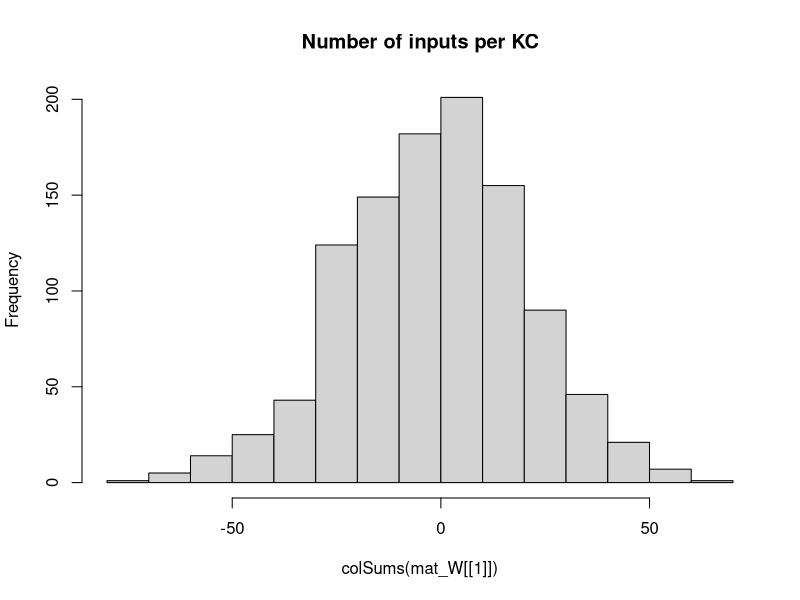

This chart was generated by the following R code: (Note: this script raises an error after producing the figure.)
## Development Code for Willsaw NN image recognition of zfish larva
## KL 2021
## I will implement a MB random kernel NN as in my Ant Navigation paper 
## This Files Trains the weights of  2 Layer Net : Random Expansion Feature Layer (Random Kernel Trick) -> Perceptron Output neuron 
## The connections in L1 Random Sparse Net are data independent, while L2 wights are trained via +ve larva head template samples to filter patterns that look like larva
## The input images are labeled as Fish and non fish according to the folder they are placed.
# Output is saved as pgm images which are then loaded by tracker software so as to implemend the simple classifier net implemended here 

library("pixmap")
library("yaml")



## Initialize the random Weight vector of an L1 (KC) neuron  
init_random_W3 <- function(m, p){
  m <- rnorm(NROW(m),0.0,sd=1) ## larger SD sizes make learning divergent ///#runif(NROW(m))/(10*NROW(m)) ##Weak Synapses
  return (m)
}


## Initialize the random Weight vector of an L1 (KC) neuron  
init_random_W2 <- function(m, p){
  # Draw random Number N of Sampled Inputs From Binomial
  #n <- rbinom(1,length(m),p)
  ## Set N random synapses as inputs to KC
  #idx <- sample(1:length(m),n)
  m <- rnorm(NROW(m),0,sd=1) ## larger SD sizes make learning divergent ///#runif(NROW(m))/(10*NROW(m)) ##Weak Synapses
  ## Likely Stronger Subset
  #m[idx] <- 1#/length(m) #runif(n)/(10*length(m)) #1/NROW(m)
  #print(length(m))
  return (m)
}


## Initialiaze the random Weight vector of an L1 (KC) neuron  
init_sparse_W <- function(m,p){
  # Draw random Number N of Sampled Inputs From Binomial
  n <- rbinom(1,length(m),p)
  ## Set N random synapses as inputs to KC
  idx <- sample(1:length(m),n)
  #m <- runif(NROW(m))/(1000000*NROW(m)) ##Weak Synapses
  ## Likely Stronger Subset
  m[idx] <- 1#/length(m) #runif(n)/(10*length(m)) #1/NROW(m)
  #print(length(m))
  return (m)
}


## Sigmoid//logistic Transfer Function
N_transfer <- function(activation)
{
  return (1/(1 + exp(-activation) ))
}


## Derivative Sigmoid/logistic Transfer Function
N_transfer_D <- function(activation)
{
  return (N_transfer(activation)*(1-N_transfer(activation)) )
}

## Neural Actvation for a layer with Weitgh Matrix W and Input matrix of col vectors -
#  vector of Biases B - This is to a matrix to operate overall all input activations over Inputs in order 
N_activation <- function(X,W,B)
{
  ## If more Than Half input units (based on Avg inputs) is active - then activate KC
  
  #  if ( sum(X) > KC_THRES )
  #    return (1)
  # else
  mat_B <- matrix(B,ncol=ncol(X),nrow=length(B) )
  ## Bias is just another W attached to a fixed Input 1
  return (W%*%X + mat_B)
}

## Copies A Smaller Matrix To the Middle of a larger one - (Pasting Image on larger canvas)
matrix_paste <- function(src,target)
{
  x_offset <- round((ncol(target)- ncol(src))/2 )
  y_offset <- round((nrow(target)- nrow(src))/2 )
  target[ (1+y_offset):(y_offset+nrow(src)),(1+x_offset):(x_offset+ncol(src))] <-src
  return(target)
}


sparse_binarize <- function(X,INPUT_SPARSENESS)
{
  ## Binarize Input Image / Set Sparsensess ##
  pxsparse = 1.0
  thres_bin = mean(X)
  max_iter = 100
  
  while (pxsparse > INPUT_SPARSENESS & max_iter > 0)
  {
    X_bin <-  as.numeric(X > thres_bin)
    pxsparse <- sum(as.numeric(X_bin[X_bin > 0]))/length(X_bin)
    thres_bin = thres_bin + 0.01;
    max_iter = max_iter + 1
  }
  
  
  ##message("Input Sparseness:",pxsparse)
  
  return(X_bin)
}




makeInputMatrix <- function(img_list,inmat_W)
{
  
  ## TRAIN /TEST ##
  img_list <- img_list[,1]
 
  
  
  ## Matrix Of  image Input Vectors  
  mat_X = matrix(0,nrow=ncol(inmat_W[[1]]),ncol=length(img_list) )
  fileidx <- 0
  for (in_img in img_list)
  {
    fileidx= fileidx + 1
    
    imgT <- read.pnm(as.character(in_img) )
    mat_img <- getChannels(imgT)  ## Converted 0..1 real
    X <- as.vector(mat_img)
    ### Add Fixed input 1 - To operate As Adjustable Bias for each input   
    ##X[length(X)] <- 1 # c(as.vector(mat_img),1)
    
    ##message(in_img," Input Dim:", dim(mat_img)[1],"x",dim(mat_img)[2],"=",dim(mat_img)[2]*dim(mat_img)[1])
    
    if (length(X) > n_top_px)
    {
      warning("input sample too big - skipping")
      next
    }
    
    ## If Loaded image is Smaller than INput - Then Resize (paste into) larger Matrix to fit
    if (length(X) < n_top_px)
    {
      ##message("input sample Smaller than Canvas - pasting")
      mat_t <- matrix(0,nrow=img_dim[1],ncol=img_dim[2])
      mat_img <- matrix_paste(mat_img,mat_t)
      ##message("Converted  Dim:", dim(mat_img)[1],"x",dim(mat_img)[2],"=",dim(mat_img)[2]*dim(mat_img)[1])
    }
    
    ##mypic = new("pixmapGrey", size=dim(mat_img),grey = mat_img);plot(mypic)
    ## Convert to Col Vector
    ##X <- sparse_binarize(as.vector(mat_img),INPUT_SPARSENESS)
    X <- as.vector(mat_img)
    
    dim(X) <- c(length(X),1) ## Make into Col Vector
    
    if (length(X) > n_top_px)
    {
      warning(in_img,"Image Too large. Skipping")
      next
    }
    
    stopifnot(length(mat_X[,fileidx]) ==length(X) ) 
    mat_X[,fileidx] <- X # Save In Vector to MAtrix
    
  }## Load All Input Vectors Into Matrix X
  
  return(mat_X)
} ##Make INput List



### EXPORT MAtrix to YAML for !!opencv-matrix##
matrixToYamlForOpenCV <- function(mat)
{
  ##!!opencv-matrix
  strHeader <- "!!opencv-matrix\n rows: %d\n cols: %d\n dt: f\n data:["
  ## Matrix Will Be saved Transposed Because Data serial Reading Order is by row in OpenCV while Here Serialization is By Column
  strHeader <- sprintf(strHeader,nrow(mat),ncol(mat))
  strData = ""
  lineWidth = 100#min(100,length(mat))
  
  ## COMMENTED OUT AS SUDDENLY as.yaml started adding new Lines in data automatically - The following routine does this manually
  # ##Long Strings Need to be broken by New Lines otherwise OPENCV FIle Storage FAils
  # if (length(mat) > lineWidth){
  #   fcon<- tempfile("matrixYaml")
  #   
  #   ## Need to export To TEMP file as string Concat Is too SLOW
  #   for (i in seq(1,length(mat),lineWidth) ){
  #     write(mat[i:min(i+lineWidth-1,length(mat)-1)], file = fcon,ncolumns = 100, append = TRUE, sep = ", ")
  #     ##cat(",",file = fcon, append = TRUE,fill=FALSE)
  #     #strData = paste0(strData, toString(mat[i:min(i+lineWidth,length(mat))],"\n",width=0))
  #   }
  #   ## Join  All Lines Back INto One String - With Newlines and Commas and Intendation
  #   #strData = noquote()
  #   strData = noquote(paste0(
  #                     readLines(con = fcon, n = -1L, ok = TRUE, warn = TRUE, skipNul = FALSE, encoding = "UTF-8"),
  #                            collapse=",\n         ")) ##
  #   #class(strData) <- "verbatim"
  # }else
    
  ## Need to TransposeBecause Data serial Reading Order is by row in OpenCV while Here Serialization is By Column
  strData = toString(t(mat))
  
  
  strRet=  noquote(paste0(strHeader,strData,"]")) 
  
  
  ##Character vectors that have a class of ‘verbatim’ will not be quoted in the output YAML 
  class(strRet) <- "verbatim"
  ##class(strRet) <- "verbatim"
  #write(strRet,file = fcon)  
  return(noquote(strRet) )
}




## Process 2 Layer Network - Return Last Node Output produced for each input image
## Note : Input Layer Is Simplified - No activation function needed or Bias - Input image intentities are taken as activations
## Target_output is vector of desired output for each output Neuron these I chose to be L2_1=1 (Fish) L2_2=1 (Non Fish)
net_proc_images_batch <- function(mat_X,inmat_W,inLayer_Bias,mat_Y,learningRate = 0.0)  
{
  
  L_X     <- list() ## Output Of Layer k
  L_A     <- list() ## Activation of  Layer k
  L_delta <- list()  ## Delta is the "cost attributable to (the value of) that node". 
  L2_out <- list()
  
  scaledEta = learningRate/ ncol(mat_X)
  outError = 0 #'Mean Sq Error Of File Batch'

    ##Input Layer Is Simplified - No activation function needed or Bias - Input image intentities are taken as activations
    ## Due to R hell with numbers ecoming Factors I need to do this tricl
    
    ##Target_output <- mat_Y[fileidx,] 
     
    ## Forward Propagation ##
    ##mat_X[1,] = 1 ## Add COnst Input so W_i operates as a Bias IxW 
   ##  matrix of output Col vectors correspond to output
    for (l in 1:(N_Layers+1) )
    {
      if (l == 1) ## 1st Layer is INput 
      {
        ##Activation 
        L_A[[1]] <- mat_X
        L_X[[1]] <- mat_X##N_transfer(X-0.5)
        
      }else
      {
        #L_X[[l-1]][1,] = 1 ##No Need - Removed for TEST/ Add COnst Input so W_i operates as a Bias IxW
        ## Idx k for Bias and W are advanced +1 - 
        L_A[[l]] <- N_activation(L_X[[l-1]], inmat_W[[l-1]], inLayer_Bias[[l-1]] )
        
        L_X[[l]] <- N_transfer( L_A[[l]])
        
      }
    }
    MSQError =  sum(((mat_Y) - L_X[[N_Layers+1]] )^2)/ ncol(mat_X)

    ## Note Indexes L_X and mat/biases are off by one because LX_1 is considerened an input layer, while neural layer is l=2
    
    ### Back Propagation ###
    for (l in (N_Layers):1 )
    {
      ##On Output Layer
      if (l == (N_Layers))
      {
        ## Element Wise Product (hadamart Product)   // SIGMOID * COST_Derivative ( squared error cost function wrt activations)
        L_delta[[l]] <- ( N_transfer_D( L_X[[l+1]] )   * (L_X[[l+1]] - mat_Y)) ##*N_transfer_D(L_X[[l]])
      }else{
        #L_delta[[l]] <- L_delta[[l+1]] %*% t(mat_W[[l]])*N_transfer_D(L_X[[l]])
        L_delta[[l]] <-   t(t(L_delta[[l+1]]) %*%(inmat_W[[l+1]])*t(N_transfer_D( L_X[[l+1]] )))    ## %*% t(N_transfer_D(L_X[[l-1]]) )
      }
      
      dE <- (L_delta[[l]])%*%t(L_X[[l]])  ##Instead of L_A[
      dW <- (scaledEta)*dE 
      ##Add average change over batch samples
      inmat_W[[l]] <- inmat_W[[l]] -  dW ##length(img_list)

      ## Error Non-Conform
      inLayer_Bias[[l]] <- inLayer_Bias[[l]] - rowSums( scaledEta*(L_delta[[l]]) )  
      ##if (l==1)
      ##  hist(dW)
    }
    
    #hist(Layer_Bias[[1]])
    #if (fileidx %% 10 == 0)  
    #  hist(inmat_W[[1]], main="After")
    
    
    ## Forward Propagation ## 
    # L1 <- N_transfer(N_activation(mat_X, inmat_W[[1]],inmat_B[[1]]  ) ) ## v_Layer_Bias[i] matrix(rep(,nrow(mat_X)),nrow=nrow(mat_X) )  
    # ## L2 matrix of output Col vectors correspond 
    # L2 <-  N_transfer(N_activation(L1,inmat_W[[2]] ,  inmat_B[[2]] )  )  
    # 
    # MSQError =  sum(((mat_Y) - L2 )^2)/ ncol(mat_X)
    # 
    ## Forward Propagation ##
    ##  matrix of output Col vectors correspond to output
    for (l in 1:(N_Layers+1) )
    {
      if (l == 1) ## 1st Layer is INput 
      {
        ##Activation 
        L_A[[1]] <- mat_X
        L_X[[1]] <- mat_X ##N_transfer(X-0.5)
        
      }else
      {
        L_A[[l]] <- N_activation(L_X[[l-1]], inmat_W[[l-1]], inLayer_Bias[[l-1]] )
        stopifnot(!any(is.nan( L_A[[l]]))) ##Check LAST W update did not cause NAN
        L_X[[l]] <- N_transfer( L_A[[l]])
        stopifnot(!any(is.nan(L_X[[l]]))) ##Check For NAN
      }
    }
    MSQError =  sum(((mat_Y) - L_X[[N_Layers+1]] )^2)/ ncol(mat_X)
    
    
    
    
    ##message("Recognition Output for Img ",in_img," is F:",L_X[[3]][1]," non-F:",L_X[[3]][2]," Active KC:",L2_out[[fileidx]]$KC_active/N_KC )
    #dim(X) = img_dim##dim(mat_img)
    
    
    #image(X_bin)
    #title(main = paste(in_img,strRes," R:",L2_Neurons_out[1]-L2_Neurons_out[2]), font.main = 4)
  
  
  lout <- list(X=mat_X,
               W=inmat_W,
               B=inLayer_Bias,
               output= L_X[[N_Layers+1]],
               outputActivation= L_A[[N_Layers+1]],
               Target=mat_Y,
               #out=data.frame( do.call(rbind,L2_out ) ),
               MSQError=MSQError )
  
  #MSQError =  sum(((mat_Y) - L2)^2)/nrow(mat_X)
  
  return(lout  )
}



img_dim <- c(38,28)

dInitialLearningRate    <- dLearningRate <- 0.0001
n_top_px <- img_dim[2]*img_dim[1]
N_KC = round(n_top_px*5) ## Number of Kenyon Cells (Input layer High Dim Coding)
#N_SYN_per_KC <- 50 NOT USED  #ONLY FOR L1-2  n_top_px/500 ## Number of pic Features each KC neuron Codes for
#KC_THRES <- N_SYN_per_KC*0.25 ## Number of INput that need to be active for KC to fire/Activate
#v_Layer_N2 <- c(n_top_px, N_KC, 2)
###THESE SETTINGS L=5 (500,300,100,20, 2) WORKED WITH eta=10e-4
v_Layer_N <- c(n_top_px, 500,300,100,20, 2) ##number of Units per layer (assume fully connected with Normal Dist of Strength)
N_Layers <- length(v_Layer_N)-1
#v_Layer_CON <- c(N_SYN_per_KC/n_top_px,)
Layer_Bias <- list() ## Number of INput that need to be active for Neuron to fire/Activate
INPUT_SPARSENESS = 0.25


batchSize = 132 # Number of Training IMages for Each Learning Episode (which will define error graident )
Nbatches = 1500 ## Number of random batchs (of size batchSize) to repeat training over
trainingN = 100 ## Training Cycles For Each Batch



mat_W <<- list() # List Of Weight Matrices

## Make Sparse Random Synaptic Weight matrix Selecting Inputs for each KC
for (k in 1:N_Layers)
{
  mat_W[[k]] <- matrix(0,ncol=v_Layer_N[k],nrow=v_Layer_N[k+1])
  ## Init Random
  if (k==1)
    mat_W[[k]] <-t(apply(mat_W[[k]],1,init_random_W2,0)) ## ##t(apply(mat_W[[k]],1,init_sparse_W,N_SYN_per_KC/n_top_px)) ##
  
  if (k==2)
    mat_W[[k]] <- t(apply(mat_W[[k]],1,init_random_W2,0)) ##
  
  if (k>=3)
    mat_W[[k]] <- t(apply(mat_W[[k]],1,init_random_W3,0)) ##
  
    
  Layer_Bias[[k]] <- matrix(1,ncol=1,nrow=v_Layer_N[k+1] )  #rep(1,) ## Initialiaze Neural Biases
}

#hist(mat_W[[3]])
hist(colSums(mat_W[[1]]),main="Number of inputs per KC")

##Layer 2 (Output Perceptron)
#L2_Neurons <<- 2

### RUN BATCH TRAINING ###
## Apply Input Image ##
## list training files 
setwd("/home/kostasl/workspace/zebrafishtrack/Rplots")
sPathTrainingSamples="../img/trainset/fish"
sPathTrainingSamplesB="../img/trainset/fish_B"
sPathTrainingNonSamples="../img/trainset/nonfish/"
sPathTrainingNonSamplesB="../img/trainset/nonfish_B/"
sPathTestingSamplesFish="../img/fish/"
sPathTestingSamplesNonFish="../img/nonfish/"


#load(file="fishNetL3.RData")
#load(file=paste0("fishNetL",5,"-B.RData"))

img_list_train_fish =  cbind(files=list.files(path=sPathTrainingSamples,pattern="*pgm",full.names = T),F=1,NF=0)
img_list_train_fishB =  cbind(files=list.files(path=sPathTrainingSamplesB,pattern="*pgm",full.names = T),F=1,NF=0) 
img_list_test_fish = cbind(files=list.files(path=sPathTestingSamplesFish,pattern="*pgm",full.names = T),F=1,NF=0)
img_list_train_nonfish =   cbind(files=list.files(path=sPathTrainingNonSamples,pattern="*pgm",full.names = T),F=0,NF=1)
img_list_train_nonfishB =   cbind(files=list.files(path=sPathTrainingNonSamplesB,pattern="*pgm",full.names = T),F=0,NF=1)
img_list_test_nonfish =  cbind(files=list.files(path=sPathTestingSamplesNonFish,pattern="*pgm",full.names = T),F=0,NF=1)

## A Small Sample set for Testing the Algorithm Discrimiation between X and 1 
img_list_train_ones <-  cbind(files=list.files(path="../img/trainset/ones/",pattern="*pgm",full.names = T),F=1,NF=0)
img_list_train_X <-  cbind(files=list.files(path="../img/trainset/X/",pattern="*pgm",full.names = T),F=0,NF=1)

img_list_debug_f <-  cbind(files=list.files(path="../img/debug/fish/",pattern="*pgm",full.names = T),F=1,NF=0)
img_list_debug_nf <-  cbind(files=list.files(path="../img/debug/nonfish/",pattern="*pgm",full.names = T),F=0,NF=1)


img_list_all <- rbind.data.frame(img_list_train_fish,
                                 img_list_train_fishB,
                                 img_list_test_fish,
                                 img_list_train_nonfish,
                                 img_list_train_nonfishB,
                                 img_list_test_nonfish,stringsAsFactors = FALSE) #
#img_list_train <- rbind.data.frame(img_list_train_fish,img_list_test_fish,img_list_train_nonfish,img_list_train_nonfish,stringsAsFactors = FALSE)
#img_list_test=  list.files(path=sPathTestingSamples,pattern="*pgm",full.names = T) Samples ##


img_list_train <- rbind.data.frame(img_list_train_fish,
                                   img_list_train_fishB,
                                   img_list_train_nonfish,
                                   img_list_train_nonfishB, stringsAsFactors = FALSE) #
#img_list_train <- rbind.data.frame(img_list_train_ones,img_list_train_X)
#img_list_all <- rbind.data.frame(img_list_train_fish,stringsAsFactors = FALSE)
#img_list_train <-  rbind.data.frame(img_list_debug_f,img_list_debug_nf)


lFitError <- list()
dfitRecord <- data.frame()

vTrainingError <- vector()
## Subset INput LIst Into Batches
rIdx = 1

### Start Main FishNet TRAINING LOOP ###
for (b in 1:Nbatches)
{
  ##Make Matrix -For All net inputs
  ## Balance Random Batch Sample Equally between Classes  ##
  img_list_suffled <- img_list_train[sample(1:nrow(img_list_train)),] #rbind.data.frame((img_list_train[img_list_train$F == 1,])[sample(1:(batchSize/2)),] , (img_list_train[img_list_train$NF == 1,])[sample(1:(batchSize/2)),] )
  ##Select Subset Batch
  img_list_suffled <- head(img_list_suffled,batchSize)
  
  mat_X <- makeInputMatrix(img_list_suffled,mat_W)
  
  label_list <-cbind.data.frame(F=(img_list_suffled[,2]),NF=(img_list_suffled[,3]) )##Target output/labels
  mat_Y <- t(apply(as.matrix(label_list),2,strtoi))  

  message("~~~~ Learning Rate: ",dLearningRate)

  
  for (i in 1:trainingN)
  {  
    
    #dLearningRate    <- dInitialLearningRate/i
    
    
    # TRAIN On Fish 
    dnetout <- net_proc_images_batch(mat_X, mat_W, Layer_Bias, mat_Y, dLearningRate )
    mat_W   <<- dnetout$W
    mat_B   <<- dnetout$B

    #message(fileidx,". MSQERR:",MSQError,"  ", L2_out[[fileidx]]$L2_F, "-", L2_out[[fileidx]]$L2_NF, " ERR: ", L2_out[[fileidx]]$Err ," ",in_img)
    ## Evaluate Fraction Correct - Check If Fish Out Neuron Is Maximum - Compare to Target Vector 
    vclassOut <- apply(dnetout$output,2,function(x){ if(which(x== max(x) )==2) return(0) else return(1) })
    fractCorrect <- sum(dnetout$Target[1,] == vclassOut)/length(vclassOut)
    
    message(rIdx,". MSQERR:",dnetout$MSQError,", % Correct: ",fractCorrect)
  

    vTrainingError[rIdx] = dnetout$MSQError  #plot(unlist(dnetout$out$MSERR),main=paste(i,"Mean SQ Err"))
    rIdx = rIdx +1
    
    plot(vTrainingError,ylim=c(0.00001,1),type="l",log="y") #ylim=c(0,1)xlim=c(0,trainingN*Nbatches)
    
  }## Repeated Training On Batch 
  
  ##Mark End Of Batch
  points(length(vTrainingError),tail(vTrainingError,1),ylim=c(0.00001,1),type="p",log="y") #ylim=c(0,1)xlim=c(0,trainingN*Nbatches)
} ## Different Batch Suffles  

save.image(file=paste0("fishNetL",N_Layers,"-B.RData"))

plot(c) #ylim=c(0,1)





### VALIDATE Calc Final Performance ###

##Select Subset Batch
img_list_suffled <-rbind.data.frame(img_list_debug_f,img_list_debug_nf)## img_list_train_nonfish#img_list_all[sample(1:nrow(img_list_all),50 ),] #img_list_test_nonfish #img_list_test_nonfish # ##img_list_all[sample(1:nrow(img_list_all),100 ),]# 
mat_X <- makeInputMatrix(img_list_suffled,mat_W)
label_list <-cbind.data.frame(F=(img_list_suffled[,2]),NF=(img_list_suffled[,3]) )##Target output/labels
mat_Y <- t(apply(as.matrix(label_list),2,strtoi))
# 
# ## TODO : Move this in Funct - Use One MAtrix For Net -Matrix Of Biases
# mat_B <- list()
# for (k in 1:N_Layers)
#   mat_B[[k]] <- matrix(Layer_Bias[[k]],ncol=ncol(mat_X),nrow=length(Layer_Bias[[k]]) )


dLearningRate    <- 0.0
# TRAIN On Fish 
#for (i in 1:1000)
#{
  dnetoutV <- net_proc_images_batch(mat_X, mat_W, Layer_Bias, mat_Y, dLearningRate )
  mat_W <-      dnetoutV$W
  Layer_Bias <- dnetoutV$B
  vclassOut <- apply(dnetoutV$output,2,function(x){ if(which(x== max(x) )==2) return(0) else return(1) })
  fractCorrect <- sum(dnetoutV$Target[1,] == vclassOut)/length(vclassOut)
  
  message("~~~~~~~~~ Validation. MSQERR:",dnetoutV$MSQError,", % Correct: ",fractCorrect," ~~~~~~~~~~~~~")
#}

  
hist(dnetoutV$Target - N_transfer( dnetoutV$output) )




## FOR EXPORT MATRICES TO YAML SO THEY CAN BE LOADED INTO TRACKER  ##
fishNet <- list(NLayer=length(dnetout$W))
for (l in 1:fishNet$NLayer)
{
  fishNet[[paste0("LW",as.character(l))]] = dnetout$W[[l]]
  fishNet[[paste0("LB",as.character(l))]] = dnetout$B[[l]]
  attr(fishNet[[paste0("LW",as.character(l))]], "tag") <- "!!opencv-matrix" ##Adding tags Also Change The Header to Verbatim, which does not work in OPENCV
  attr(fishNet[[paste0("LB",as.character(l))]], "tag") <- "!!opencv-matrix" ##Adding tags Also Change The Header to Verbatim, which does not work in OPENCV
}



#fishNet <- list(LW1=Layer_Bias[[2]]
#)
## EXPORT TO YAML FOR OPENCV - Custom/hacked exporter routine specific to OPENCV
  filename <- "fishNet.yml"
  con <- file(filename, "w")
  message("Exporting to YAML-Wait for it , this may take a while...")
  write("%YAML:1.0",con) ##Header Is necessary For OPENCV 
  ## Indentation Needs to be 3
  str_yaml<- noquote(as.yaml(fishNet, handlers=list(matrix=matrixToYamlForOpenCV), line.sep="\n",indent=3,unicode=F))
  #  CLEAN UP String FRom Escape Chars
  ## the Var Type tag !!opencv-matrix needs to be on same line as vairable Name - For OpenCV file store - FIX
  str_yaml <- gsub("\n  !!opencv-matrix","!!opencv-matrix",str_yaml,fixed = T)
  str_yaml <- gsub("\\n","\n",str_yaml,fixed = T)## Remove Escaped NewLines
  str_yaml <- gsub("\"","",str_yaml,fixed = T)#Remove Quates

  write(noquote(str_yaml),con,append=TRUE) ##Header Is necessary For OPENCV 
  close(con)





  
  
  
  
  
  
  
  ############## 


  
  
